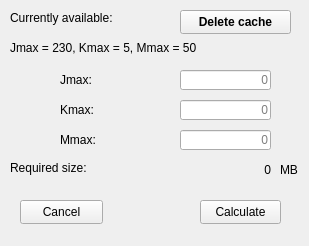
<?xml version="1.0" encoding="UTF-8"?>
<ui version="4.0">
 <class>precalculate</class>
 <widget class="QWidget" name="precalculate">
  <property name="geometry">
   <rect>
    <x>0</x>
    <y>0</y>
    <width>309</width>
    <height>246</height>
   </rect>
  </property>
  <property name="windowTitle">
   <string>Precalculate 2D matrix elements</string>
  </property>
  <widget class="QLabel" name="label1">
   <property name="geometry">
    <rect>
     <x>10</x>
     <y>10</y>
     <width>321</width>
     <height>16</height>
    </rect>
   </property>
   <property name="text">
    <string>Currently available:</string>
   </property>
  </widget>
  <widget class="QPushButton" name="calculateButton">
   <property name="geometry">
    <rect>
     <x>200</x>
     <y>200</y>
     <width>81</width>
     <height>24</height>
    </rect>
   </property>
   <property name="text">
    <string>Calculate</string>
   </property>
  </widget>
  <widget class="QPushButton" name="deleteButton">
   <property name="geometry">
    <rect>
     <x>180</x>
     <y>10</y>
     <width>111</width>
     <height>24</height>
    </rect>
   </property>
   <property name="font">
    <font>
     <weight>75</weight>
     <bold>true</bold>
    </font>
   </property>
   <property name="toolTip">
    <string/>
   </property>
   <property name="text">
    <string>Delete cache</string>
   </property>
   <property name="checkable">
    <bool>false</bool>
   </property>
   <property name="checked">
    <bool>false</bool>
   </property>
  </widget>
  <widget class="QPushButton" name="cancelButton">
   <property name="geometry">
    <rect>
     <x>20</x>
     <y>200</y>
     <width>83</width>
     <height>24</height>
    </rect>
   </property>
   <property name="text">
    <string>Cancel</string>
   </property>
  </widget>
  <widget class="QLineEdit" name="Jmax">
   <property name="geometry">
    <rect>
     <x>180</x>
     <y>70</y>
     <width>91</width>
     <height>20</height>
    </rect>
   </property>
   <property name="toolTip">
    <string>&lt;html&gt;&lt;head/&gt;&lt;body&gt;&lt;p&gt;Maximum J quantum number you will need. Depends on the molecule and the laser pulse(es).&lt;/p&gt;&lt;/body&gt;&lt;/html&gt;</string>
   </property>
   <property name="maxLength">
    <number>5</number>
   </property>
   <property name="frame">
    <bool>true</bool>
   </property>
   <property name="alignment">
    <set>Qt::AlignRight|Qt::AlignTrailing|Qt::AlignVCenter</set>
   </property>
   <property name="placeholderText">
    <string>0</string>
   </property>
  </widget>
  <widget class="QLabel" name="label">
   <property name="geometry">
    <rect>
     <x>60</x>
     <y>70</y>
     <width>57</width>
     <height>20</height>
    </rect>
   </property>
   <property name="toolTip">
    <string>&lt;html&gt;&lt;head/&gt;&lt;body&gt;&lt;p&gt;Maximum J quantum number you will need. Depends on the molecule and the laser pulse(es).&lt;/p&gt;&lt;/body&gt;&lt;/html&gt;</string>
   </property>
   <property name="statusTip">
    <string/>
   </property>
   <property name="text">
    <string>Jmax:</string>
   </property>
  </widget>
  <widget class="QLabel" name="availableLabel">
   <property name="geometry">
    <rect>
     <x>10</x>
     <y>40</y>
     <width>321</width>
     <height>16</height>
    </rect>
   </property>
   <property name="text">
    <string>Jmax = 230, Kmax = 5, Mmax = 50</string>
   </property>
  </widget>
  <widget class="QLineEdit" name="Kmax">
   <property name="geometry">
    <rect>
     <x>180</x>
     <y>100</y>
     <width>91</width>
     <height>20</height>
    </rect>
   </property>
   <property name="toolTip">
    <string>&lt;html&gt;&lt;head/&gt;&lt;body&gt;&lt;p&gt;Maximum K quantum number you will need. Depends on the molecule and the initial temperature. Linear molecules always have K=0.&lt;/p&gt;&lt;/body&gt;&lt;/html&gt;</string>
   </property>
   <property name="maxLength">
    <number>5</number>
   </property>
   <property name="frame">
    <bool>true</bool>
   </property>
   <property name="alignment">
    <set>Qt::AlignRight|Qt::AlignTrailing|Qt::AlignVCenter</set>
   </property>
   <property name="placeholderText">
    <string>0</string>
   </property>
  </widget>
  <widget class="QLabel" name="label_2">
   <property name="geometry">
    <rect>
     <x>60</x>
     <y>100</y>
     <width>57</width>
     <height>20</height>
    </rect>
   </property>
   <property name="toolTip">
    <string>&lt;html&gt;&lt;head/&gt;&lt;body&gt;&lt;p&gt;Maximum K quantum number you will need. Depends on the molecule and the initial temperature. Linear molecules always have K=0.&lt;/p&gt;&lt;/body&gt;&lt;/html&gt;</string>
   </property>
   <property name="statusTip">
    <string/>
   </property>
   <property name="text">
    <string>Kmax:</string>
   </property>
  </widget>
  <widget class="QLineEdit" name="Mmax">
   <property name="geometry">
    <rect>
     <x>180</x>
     <y>130</y>
     <width>91</width>
     <height>20</height>
    </rect>
   </property>
   <property name="toolTip">
    <string>Maximum K quantum number you will need. Depends on the molecule and the initial temperature.</string>
   </property>
   <property name="maxLength">
    <number>5</number>
   </property>
   <property name="frame">
    <bool>true</bool>
   </property>
   <property name="alignment">
    <set>Qt::AlignRight|Qt::AlignTrailing|Qt::AlignVCenter</set>
   </property>
   <property name="placeholderText">
    <string>0</string>
   </property>
  </widget>
  <widget class="QLabel" name="label_3">
   <property name="geometry">
    <rect>
     <x>60</x>
     <y>130</y>
     <width>57</width>
     <height>20</height>
    </rect>
   </property>
   <property name="toolTip">
    <string>Maximum M quantum number you will need. Depends on the molecule and the initial temperature.</string>
   </property>
   <property name="text">
    <string>Mmax:</string>
   </property>
  </widget>
  <widget class="QLabel" name="label_4">
   <property name="geometry">
    <rect>
     <x>10</x>
     <y>160</y>
     <width>91</width>
     <height>16</height>
    </rect>
   </property>
   <property name="text">
    <string>Required size:</string>
   </property>
  </widget>
  <widget class="QLabel" name="sizeLabel">
   <property name="geometry">
    <rect>
     <x>140</x>
     <y>160</y>
     <width>131</width>
     <height>20</height>
    </rect>
   </property>
   <property name="text">
    <string>0</string>
   </property>
   <property name="alignment">
    <set>Qt::AlignRight|Qt::AlignTrailing|Qt::AlignVCenter</set>
   </property>
  </widget>
  <widget class="QLabel" name="label_6">
   <property name="geometry">
    <rect>
     <x>280</x>
     <y>160</y>
     <width>31</width>
     <height>20</height>
    </rect>
   </property>
   <property name="text">
    <string>MB</string>
   </property>
   <property name="alignment">
    <set>Qt::AlignLeading|Qt::AlignLeft|Qt::AlignVCenter</set>
   </property>
  </widget>
 </widget>
 <resources/>
 <connections/>
</ui>
